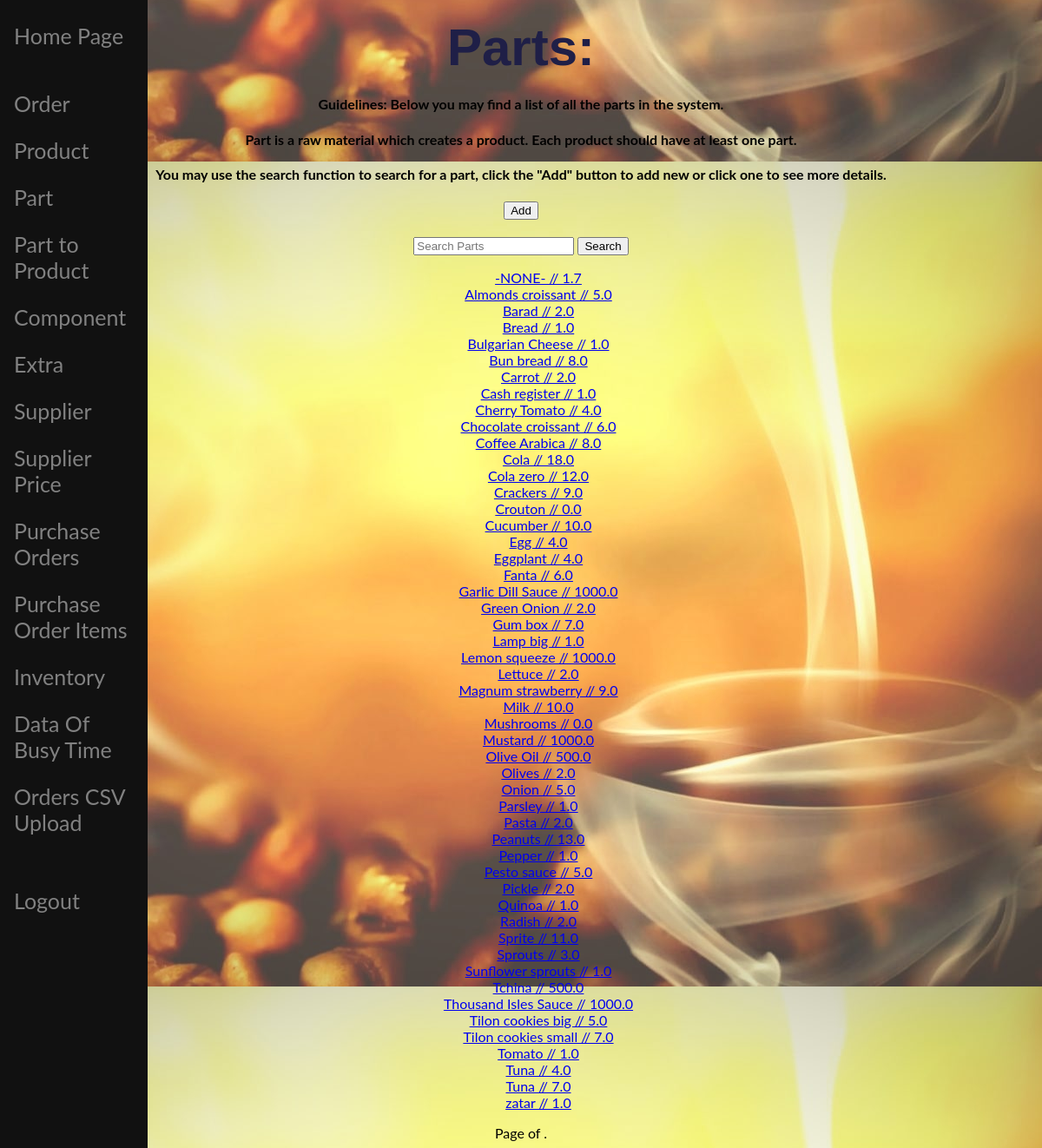
/polls/part_index/, run on an earlier commit of the app's database.
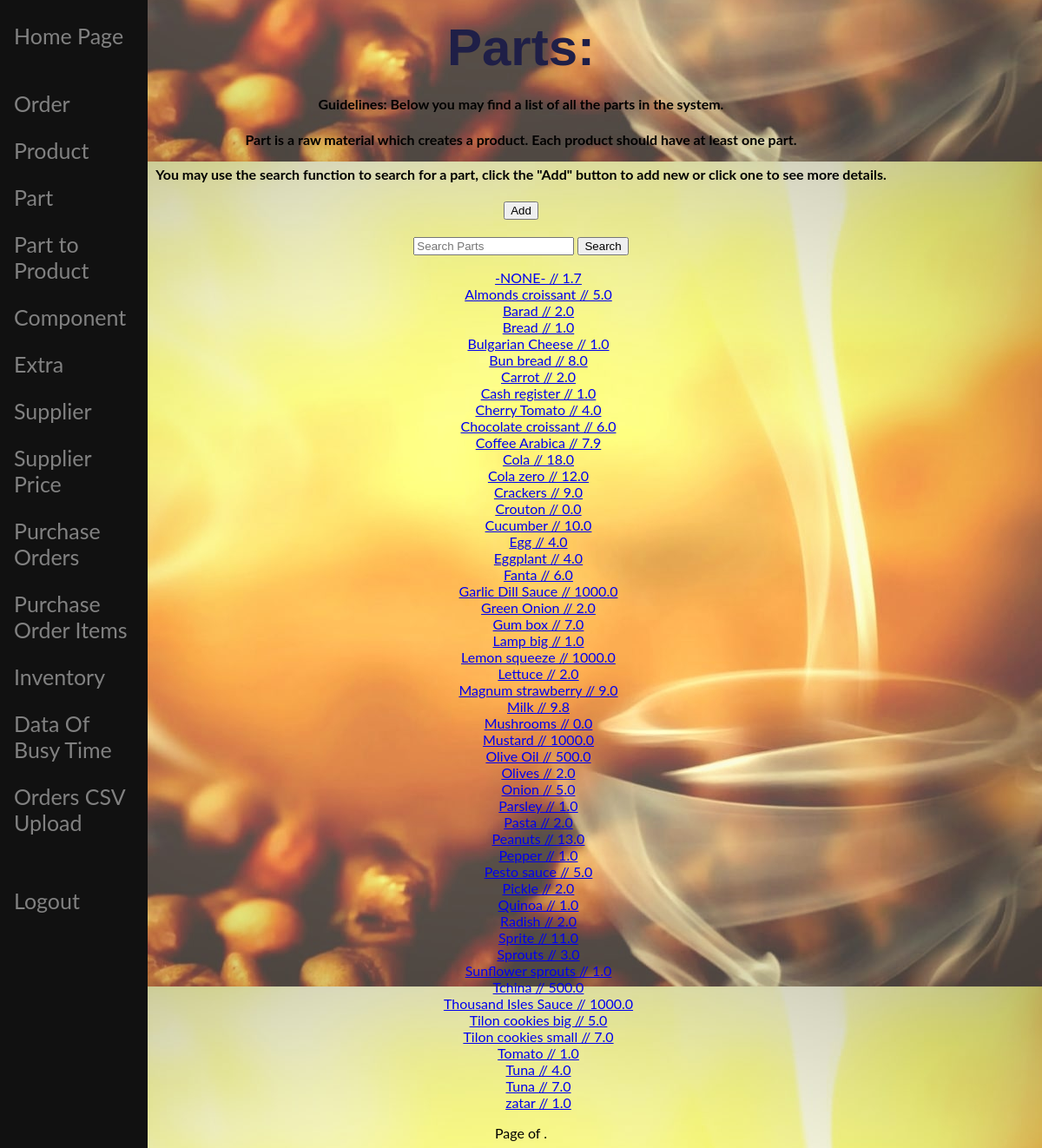
And on a later commit of the database.
### polls/models.py (models this page shows, shortened)
class Part(models.Model): # Raw material
    pdes = models.CharField(max_length=48) # material description
    unit = models.ForeignKey(Unit, on_delete=models.CASCADE) # the foreign key is the id of question
    stock = models.FloatField(default=0.0) # How Much are in current stock
    lt = models.FloatField(default=1.0) # time to deliver
    sshigh = models.FloatField(default=0)
    sslow = models.FloatField(default=0)
    slug = models.SlugField(default="STRING")
    def get_name(self):
        return str(self.pdes) + " // " + str(self.stock)
    class Meta:
        ordering = ('pdes',)

### polls/views.py (the view)
# urls.py: url(r'part_index/$', views.PartIndexView.as_view(), name="part_index"),
class PartIndexView(generic.ListView):
    template_name = 'polls/part_index.html'
    context_object_name = 'all_parts'
    def get_queryset(self):
        return Part.objects.order_by('pdes')

### polls/templates/polls/part_index.html (shortened to what this page needs)
{% extends 'polls/base.html' %}
{% block body %}
        <h1 align="center">Parts:</h1>
<h4 align="center">Guidelines:  Below you may find a list of all the parts in the system.</h4>
<h4 align="center">Part is a raw material which creates a product. Each product should have at least one part.</h4>
<h4 align="center">You may use the search function to search for a part, click the "Add" button to add new or click one to see more details.</h4>
    <div class="form-group" align="center">
            <div class="col-sm-offset-2 col-sm-10">
                <button id="myButton" class="float-left submit-button" >Add</button>
            </div>
    </div>
    <br>
    <form class="form-inline my-2 my-lg-1" method="GET" action="{% url 'polls:part_search' %}" align="center">
                <input type="text" class="form-control mr-sm-2" name="q" value="{{ request.GET.q }}"
                       placeholder="Search Parts" aria-label="Search">
                <input type="submit" value="Search"></input>
    </form>
    <ul align="center">
            {% for part in all_parts %}
                    <li class="list-group-item"><a href="{% url 'polls:part_detail' part.pk %}">{{ part.get_name }}</a></li>
            {% endfor %}
    </ul>
    <div class="pagination" align="center">
            <span class="step-links">
                <span class="current">
                    Page {{ all_parts.number }} of {{ all_parts.paginator.num_pages }}.
                </span>
            </span>
    </div>
{% endblock %}

### polls/templates/polls/base.html (shortened to what this page needs)
<!DOCTYPE html>
<html lang="en">
<head>
    {%load staticfiles%}
    <link rel="stylesheet" type="text/css" href="{%static 'polls/style.css' %}"/>
    <html>
    </html>
</head>
<body>
                <div class="sidenav">
                     <a href="{%url 'polls:adminsite'%}" class="w3-bar-item w3-button">Home Page</a>
                    <a></a><a></a><a></a>
                        <div class="w3-dropdown-content w3-bar-block">
                          <a href="{%url 'polls:order_index' %}" class="w3-bar-item w3-button"> Order</a>
                            <a></a>
                          <a href="{% url 'polls:product_index' %}" class="w3-bar-item w3-button"> Product</a>
                            <a></a>
                          <a href="{% url 'polls:part_index' %}" class="w3-bar-item w3-button"> Part</a>
                            <a></a>
                          <a href="{% url 'polls:pip_index' %}" class="w3-bar-item w3-button"> Part to Product</a>
                            <a></a>
                          <a href="{% url 'polls:components_index' %}" class="w3-bar-item w3-button"> Component</a>
                            <a></a>
                          <a href="{% url 'polls:newextra_index' %}" class="w3-bar-item w3-button"> Extra</a>
                            <a></a>
                          <a href="{% url 'polls:supplier_index' %}" class="w3-bar-item w3-button"> Supplier</a>
                            <a></a>
                          <a href="{% url 'polls:supprice_index' %}" class="w3-bar-item w3-button"> Supplier Price</a>
                            <a></a>
                          <a href="{% url 'polls:pord_index' %}" class="w3-bar-item w3-button"> Purchase Orders</a>
                            <a></a>
                          <a href="{% url 'polls:porderitem_index' %}" class="w3-bar-item w3-button"> Purchase Order Items</a>
                            <a></a>
                            <a href="{% url 'polls:inventory' %}" class="w3-bar-item w3-button"> Inventory</a>
                            <a></a>
                            <a href="{% url 'polls:busytime' %}" class="w3-bar-item w3-button"> Data Of Busy Time</a>
                            <a></a>
                            <a href="{% url 'polls:orders_upload' %}" class="w3-bar-item w3-button"> Orders CSV Upload</a>
                            <a></a>
                        </div>
                    <a></a><a></a><a></a>
                    <a href="{% url 'polls:login' %}">Logout</a>
                    <a></a><a></a>
                </div>
{% block body %}
{% endblock %}
</body>
</html>

### polls/static/polls/style.css (style rules this page uses)
body { background: center url("images/pic4.jpg"); font-family: "Lato", sans-serif; }

### polls/templates/polls/base.html (style rules this page uses)
html, body { font-family: "Lato", sans-serif; }
.sidenav { height: 100%; width: 170px; position: fixed; z-index: 1; top: 0; left: 0; background-color: #111; overflow-x: hidden; padding-top: 20px; }
.sidenav a { padding: 6px 8px 6px 16px; text-decoration: none; font-size: 25px; color: #818181; display: block; }
* { margin: 5; padding: 7; }
h1 { font-family: Arial, Helvetica, sans-serif; font-size:60px; margin-top: 20px; color: #1f1f47; margin-bottom: 10px; }

What changed in the data, as far as the page shows it:
changed Part: get_name "Coffee Arabica // 8.0" → "Coffee Arabica // 7.9"
changed Part: get_name "Milk // 10.0" → "Milk // 9.8"
